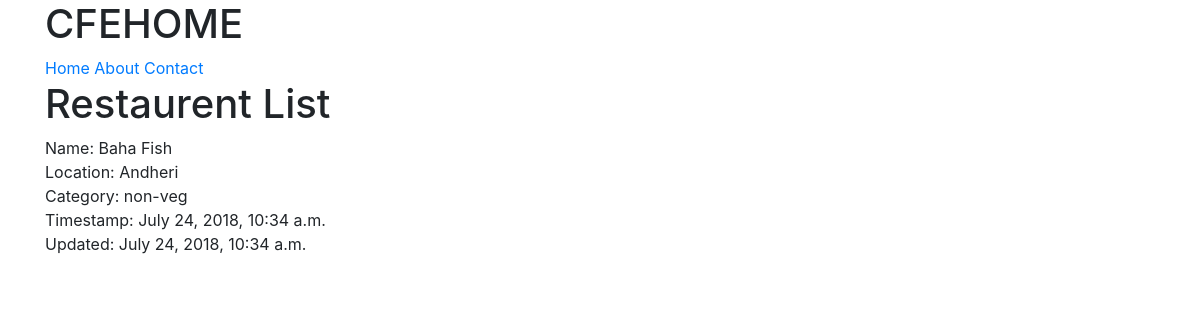
The page /restaurent/ on the database as committed earlier.
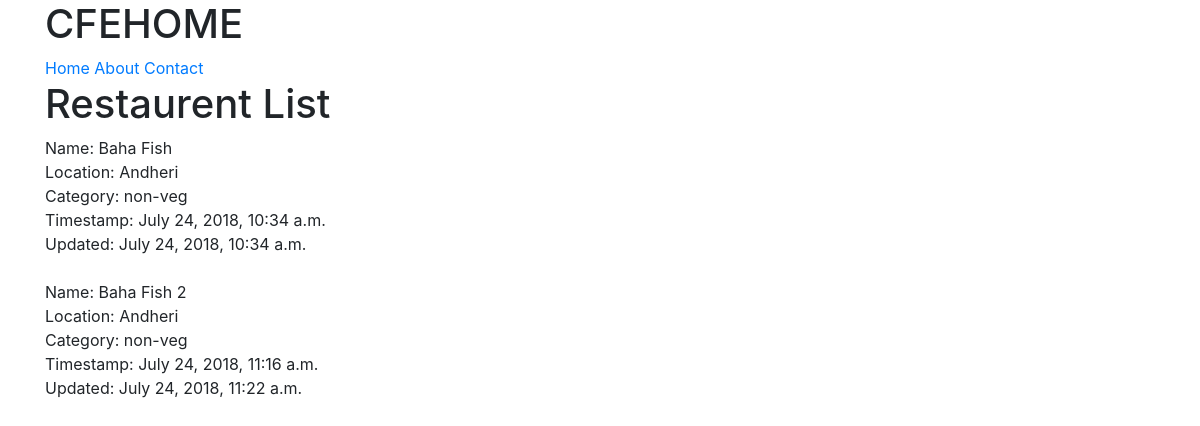
The same page on the database as committed later.
### restaurent/models.py (models this page shows, shortened)
class RestaurentLocation(models.Model):
  name       = models.CharField(max_length=120)
  location   = models.CharField(max_length=120, null=True, blank=True)
  category   = models.CharField(max_length=120, null=True, blank=True)
  timestamp  = models.DateTimeField(auto_now_add = True)
  updated    = models.DateTimeField(auto_now = True)

### restaurent/views.py (the view)
# urls.py: url(r'^restaurent/$', restaurent_listview),
def restaurent_listview(request):
  template_name = 'restaurent/restaurents_list.html'
  queryset  = RestaurentLocation.objects.all()
  context = {
    "object_list": queryset
  }
  return render(request, template_name, context)

### restaurent/templates/restaurent/restaurents_list.html (shortened to what this page needs)
{% extends "base.html" %}
{% block content %}
<h1> Restaurent List</h1>
{% for item in object_list %}
  <div>
    Name: {{item.name}} <br>
    Location: {{item.location}} <br>
    Category: {{item.category}} <br>
    Timestamp: {{item.timestamp}} <br>
    Updated: {{item.updated}} <br><br>
  </div>
{% endfor %}
{% endblock content %}

### templates/base.html (shortened to what this page needs)
<html>
  <head>
    {% include 'snippets/css.html' %}
  </head>
  <body>
    <div class="container">
      <h1>CFEHOME</h1>
      {% include 'snippets/nav.html' %}
        {% block content %}
        {% endblock content %}
      </div>
  </body>
</html>

### templates/snippets/css.html (shortened to what this page needs)
<link rel="stylesheet" href="https://stackpath.bootstrapcdn.com/bootstrap/4.1.2/css/bootstrap.min.css">

### templates/snippets/nav.html
<div>
  <a href="/">Home</a>
  <a href="/about">About</a>
  <a href="/contact/1">Contact</a>
</div>

Rows that differ between the two databases and show on the page:
added RestaurentLocation: name "Baha Fish 2", location "Andheri", category "non-veg", timestamp "July 24, 2018, 11:16 a.m.", updated "July 24, 2018, 11:22 a.m."
